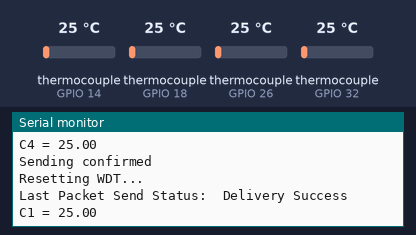
This sketch was run on a simulated ESP32. Shown: the last lines printed to the serial monitor. The inputs (shaded band) are chosen by the test bench; at power-on: thermocouple (sensors on GPIO 14, GPIO 18, GPIO 26, GPIO 32) 25 °C.

Above: at 2.8 s.
2.9 s: thermocouple (sensor on GPIO 14) set to 6 °C
At 4.32 s:
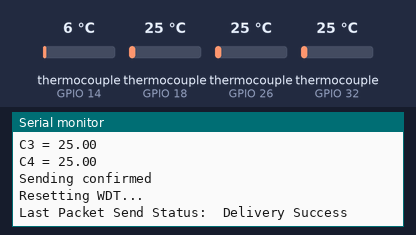
4.4 s: thermocouple (sensor on GPIO 18) set to 6 °C
At 4.9 s:
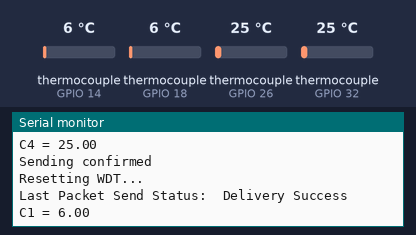
5.9 s: thermocouple (sensor on GPIO 26) set to 6 °C
At 7.3 s:
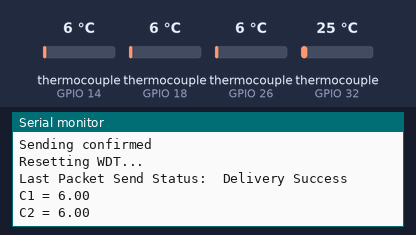
7.4 s: thermocouple (sensor on GPIO 32) set to 6 °C
At 7.9 s:
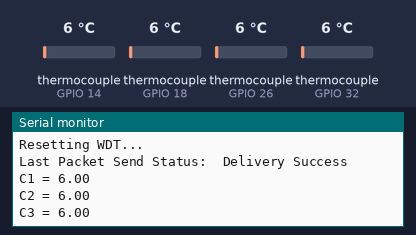
8.9 s: thermocouple (sensor on GPIO 14) set to 75 °C
At 9.4 s:
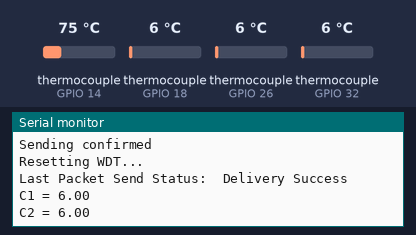
10.4 s: thermocouple (sensor on GPIO 18) set to 75 °C
At 10.9 s:
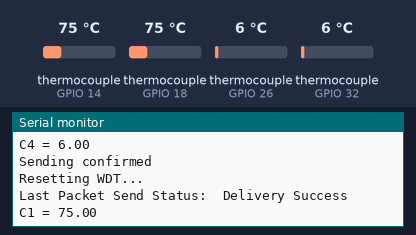
Timing chart, 0 to 12.9 s (numbered marks = the images above; inputs shaded):
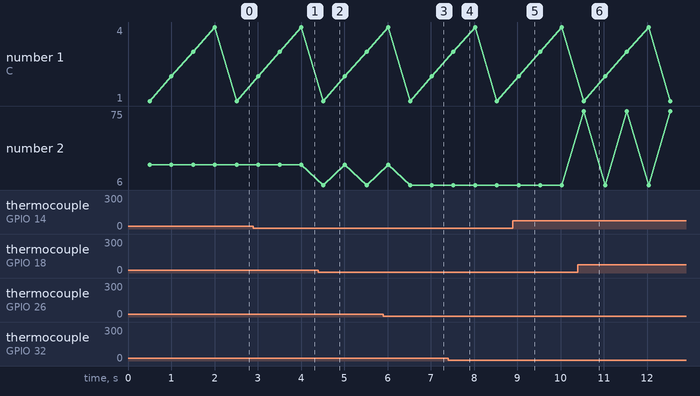

The sketch:

Conexao_bluetooth_ESP_Slave.ino
```cpp
#include<esp_now.h>
#include<esp_task_wdt.h>
#include <max6675.h>
#include <WiFi.h>
#include <Wire.h>
//Definindo o tempo limite do WatchDog para 3 segundos
#define WDT_TIMEOUT 3
int last = millis();

//Declarando delay
unsigned long tempo_entre_leituras;

//Incluindo pinos sensores

int thermoDO1 = 27;
int thermoCS1 = 14;
int thermoCLK1 = 13;

int thermoDO2 = 25;
int thermoCS2 = 26;
int thermoCLK2 = 4;

int thermoDO3 = 19;
int thermoCS3 = 18;
int thermoCLK3 = 5;

int thermoDO4 = 35;
int thermoCS4 = 32;
int thermoCLK4 = 33;

MAX6675 thermocouple1(thermoCLK1, thermoCS1, thermoDO1);
MAX6675 thermocouple2(thermoCLK2, thermoCS2, thermoDO2);
MAX6675 thermocouple3(thermoCLK3, thermoCS3, thermoDO3);
MAX6675 thermocouple4(thermoCLK4, thermoCS4, thermoDO4);

//Criando estrutura de dados
typedef struct struct_message {
  float temp1, temp2, temp3, temp4;
} struct_message;
//Timer de reset ESP32
unsigned long communication_timer;

//criando objeto estrutura de dados
struct_message message;

//Endereço MAC do par EC:94:CB:6F:31:A8

uint8_t broadcastAddress[] = {0xEC, 0x94, 0xCB, 0x6F, 0x31, 0xA8};

//informações do par
esp_now_peer_info_t peerInfo;

//Funcção de callback para quando os dados são enviados
void OnDataSent(const uint8_t *mac_addr, esp_now_send_status_t status) {
  Serial.print("\r\nLast Packet Send Status:\t");
  Serial.println(status == ESP_NOW_SEND_SUCCESS ? "Delivery Success" : "Delivery Fail");
  if(status == ESP_NOW_SEND_SUCCESS) communication_timer = millis();
}

void setup() {
  //inicialização serial e I2C
  Wire.begin();
  Serial.begin(9600);

  //Wifi para station
  WiFi.mode(WIFI_STA);

  //inicializando ESP-NOW
  if (esp_now_init() != ESP_OK) {
    Serial.println("Error initializing ESP-NOW");
    return;
  }

  //Registrando função de callback
  esp_now_register_send_cb(OnDataSent);

  //Registrando Par
  memcpy(peerInfo.peer_addr, broadcastAddress, 6);
  peerInfo.channel = 0;
  peerInfo.encrypt = false;

  //Adicionando par
  if (esp_now_add_peer(&peerInfo) != ESP_OK) {
    Serial.println("Failed to add peer");
    return;
  }
  Serial.println("Configuring WDT...");
  esp_task_wdt_init(WDT_TIMEOUT, true); //Habilitando "Panic" para o ESP32 reiniciar
  esp_task_wdt_add(NULL); //add current thread to WDT watch

  communication_timer = millis();
}

void loop() {
  // put your main code here, to run repeatedly:
  if (millis() - tempo_entre_leituras > 500) {
    Serial.print("C1 = ");
    Serial.println(thermocouple1.readCelsius());
    delay(500);
    Serial.print("C2 = ");
    Serial.println(thermocouple2.readCelsius());
    delay(500);
    Serial.print("C3 = ");
    Serial.println(thermocouple3.readCelsius());
    delay(500);
    Serial.print("C4 = ");
    Serial.println(thermocouple4.readCelsius());

      //Formatando estrutura de dados
      message.temp1 = thermocouple1.readCelsius();
      message.temp2 = thermocouple2.readCelsius();
      message.temp3 = thermocouple3.readCelsius();
      message.temp4 = thermocouple4.readCelsius();

    //Enviando mensagem via ESP-NOW
    esp_err_t result = esp_now_send(broadcastAddress, (uint8_t*) &message, sizeof(message));

    if (result == ESP_OK) {
      Serial.println("Sending confirmed");
    }
    else {
      Serial.println("Sending error");
    }
    tempo_entre_leituras = millis();
  }
  //Reiniciando ESP-32 em caso de perda de comunicação bluetooth
  if(millis() - communication_timer > 28000){
    Serial.println("Falha na comunicação entre os ESP-32, reiniciando");
    while(1){
      communication_timer = millis();
      ESP.restart();
      }
    }
 if (millis() - last >= 2000) {
      Serial.println("Resetting WDT...");
      esp_task_wdt_reset();
      last = millis();
  }
}
```

Measured:
- after the input at 5.9 s, the serial monitor: prints a new line after 1.1 s (image 3)
